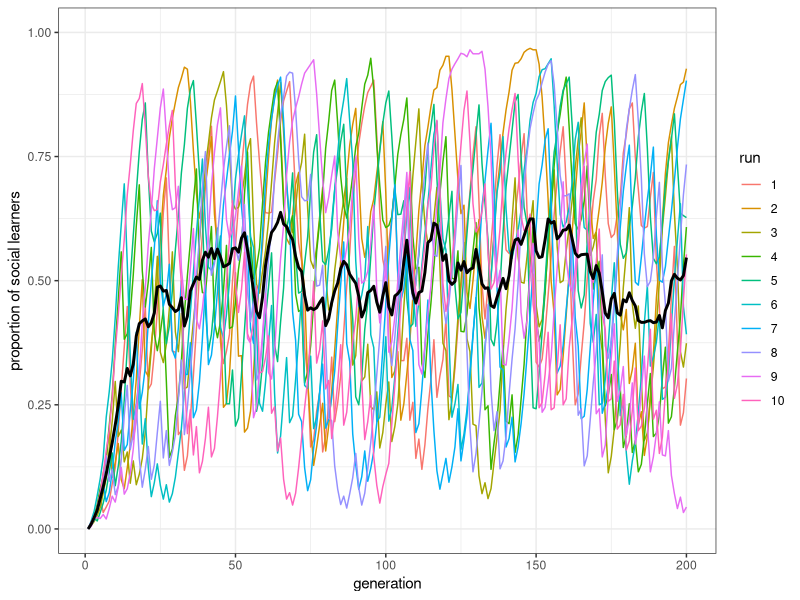
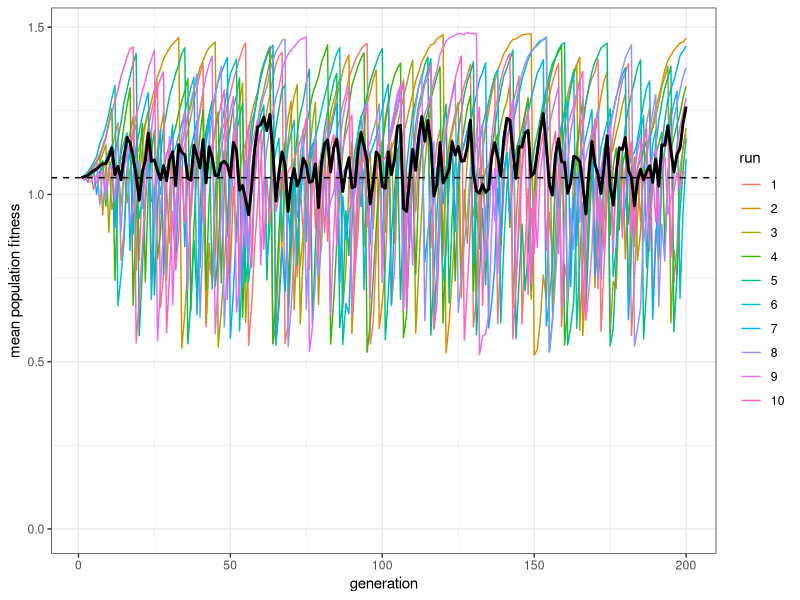
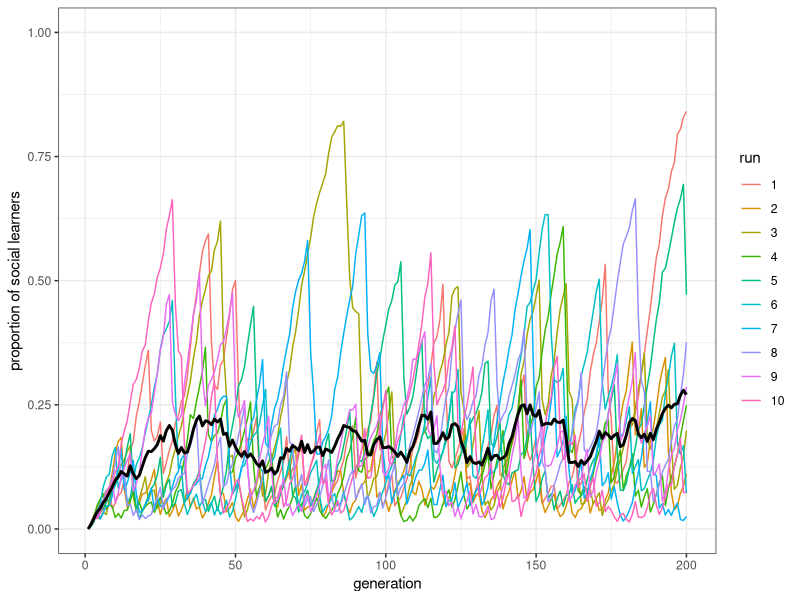
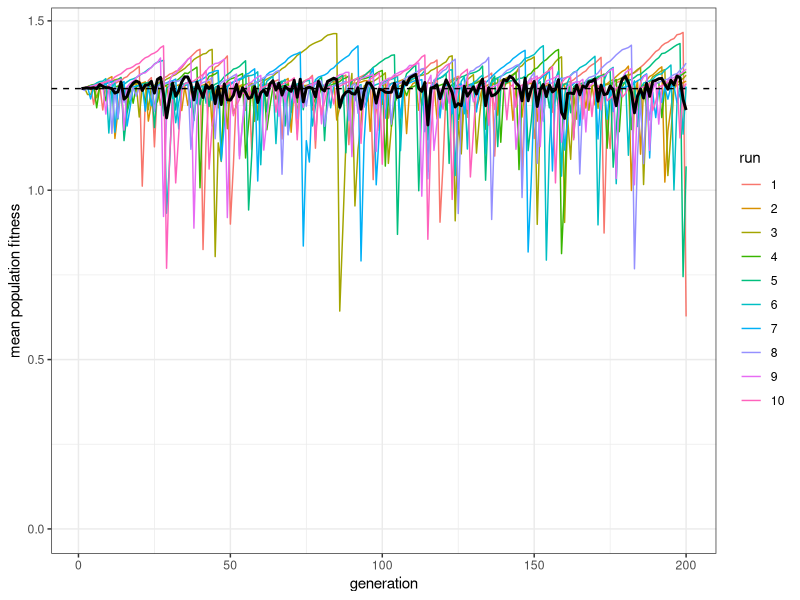
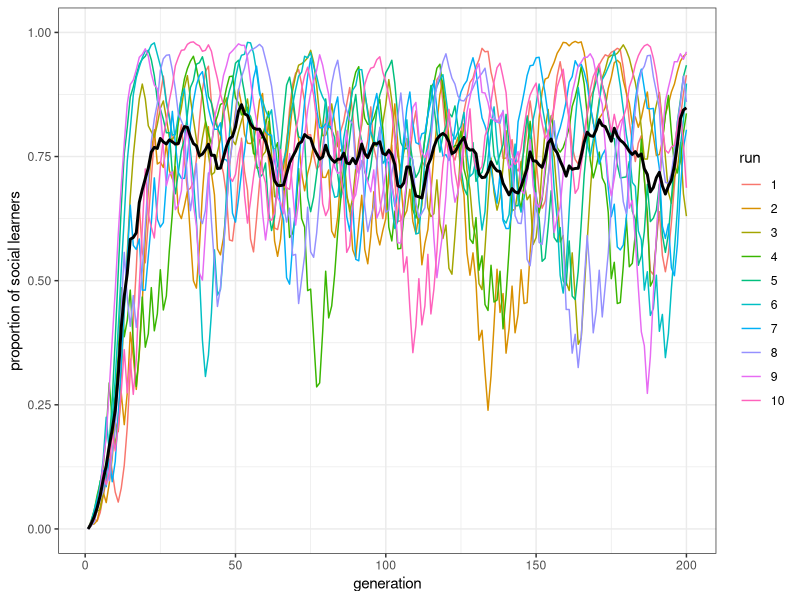
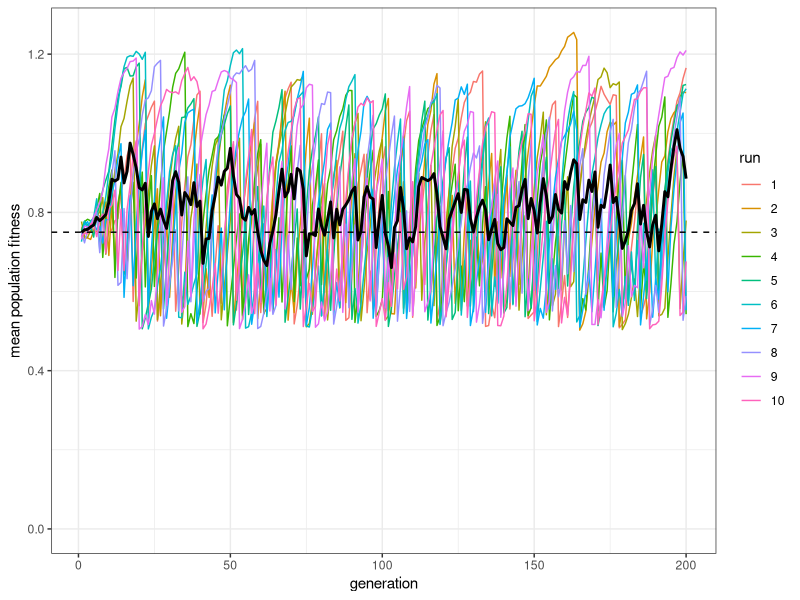
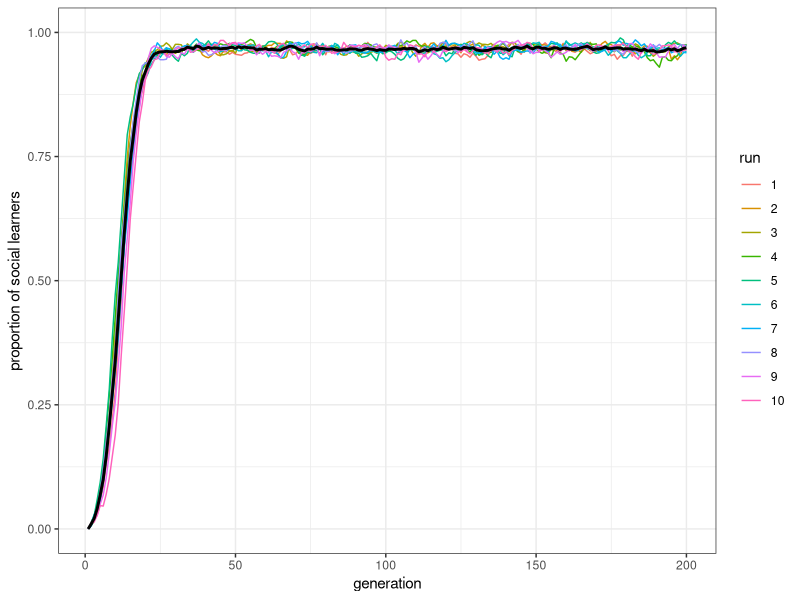
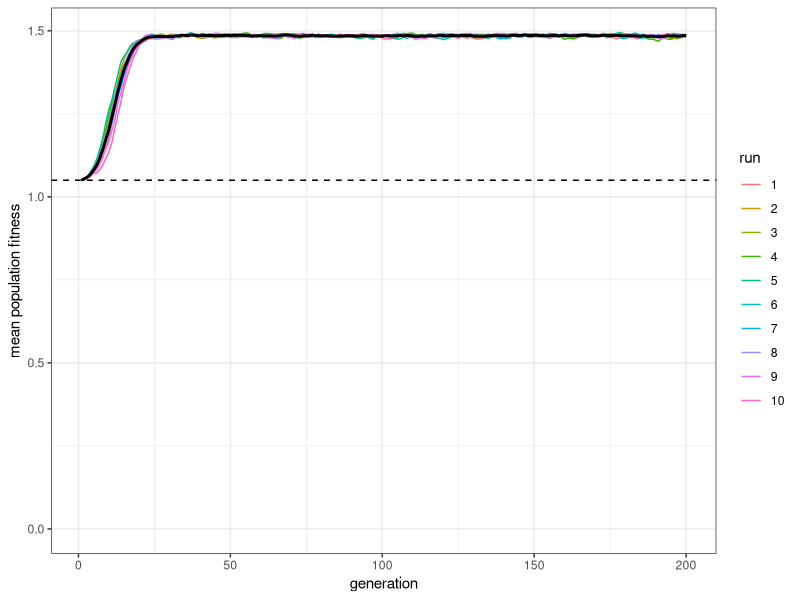

Write the R code that produced these figures, in order.
## ---- chunk 1
library(tidyverse)

N <- 100
r_max <- 1
t_max <- 10

# Create the output tibble
output <- tibble(generation = rep(1:t_max, r_max), 
                 run = as.factor(rep(1:r_max, each = t_max)), 
                 p.SL = as.numeric(rep(NA, t_max * r_max)), 
                 W = as.numeric(rep(NA, t_max * r_max)))

# Create the population tibble
population <- tibble(learning = rep("individual", N), 
                     behaviour = rep(NA, N), 
                     fitness = rep(NA, N))

# Initialise the environmental state to 0
E <- 0
## ---- chunk 2
if (sum(population$learning == "social") > 0) {
  population$behaviour[population$learning == "social"] <- 
    sample(previous_population$behaviour, sum(population$learning == "social"), replace = TRUE)
}
## ---- chunk 3
rogers_model <- function(N, t_max, r_max, w = 1, b = 0.5, c, s = 0, mu, p, u) {
  
  # Check parameters to avoid negative fitnesses
  if (b * (1 + c) > 1 || b * (1 + s) > 1) {
    stop("Invalid parameter values: ensure b*(1+c) < 1 and b*(1+s) < 1")
  }
  
  # Create output tibble
  output <- tibble(generation = rep(1:t_max, r_max), 
                   run = as.factor(rep(1:r_max, each = t_max)), 
                   p_SL = as.numeric(rep(NA, t_max * r_max)), 
                   W = as.numeric(rep(NA, t_max * r_max)))
  
  for (r in 1:r_max) {
    
    # Create a population of individuals
    population <- tibble(learning = rep("individual", N), 
                         behaviour = rep(NA, N), fitness = rep(NA, N))
    
    # Initialise the environment
    E <- 0
    
    for (t in 1:t_max) {
      
      # 1. Social learning
      if (sum(population$learning == "social") > 0) {
        population$behaviour[population$learning == "social"] <- 
          sample(previous_population$behaviour, sum(population$learning == "social"), replace = TRUE)
      }
      
      # 2. individual learning
      learn_correct <- sample(c(TRUE, FALSE), N, prob = c(p, 1 - p), replace = TRUE)
      population$behaviour[learn_correct & population$learning == "individual"] <- E
      population$behaviour[!learn_correct & population$learning == "individual"] <- E - 1
      
      # 3. Calculate fitnesses
      population$fitness <- w  
      
      population$fitness[population$behaviour == E] <- 
        population$fitness[population$behaviour == E] + b  
      
      population$fitness[population$behaviour != E] <- 
        population$fitness[population$behaviour != E] - b
      
      population$fitness[population$learning == "individual"] <- 
        population$fitness[population$learning == "individual"] - b*c  
      
      population$fitness[population$learning == "social"] <- 
        population$fitness[population$learning == "social"] - b*s 
      
      # 4. Store population characteristics in output
      output[output$generation == t & output$run == r, ]$p_SL <- 
        mean(population$learning == "social")
      output[output$generation == t & output$run == r, ]$W <- 
        mean(population$fitness)
      
      # 5. Reproduction
      previous_population <- population
      population$behaviour <- NA
      population$fitness <- NA
      
      if (sum(previous_population$learning == "individual") > 0) {
        fitness_IL <- sum(previous_population$fitness[previous_population$learning == "individual"]) / 
          sum(previous_population$fitness)
      } else {
        fitness_IL <- 0
      }
      produce_IL <- sample(c(TRUE, FALSE), N, 
                           prob = c(fitness_IL, 1 - fitness_IL), 
                           replace = TRUE)
      
      mutation <- sample(c(TRUE, FALSE), N, prob = c(mu, 1 - mu), replace = TRUE)
      
      population$learning[produce_IL & !mutation] <- "individual"  
      population$learning[!produce_IL & !mutation] <- "social"  
      population$learning[produce_IL & mutation] <- "social"  
      population$learning[!produce_IL & mutation] <- "individual"  
      
      # 6. Potential environmental change
      if (runif(1) < u) E <- E + 1
      
    }
  }
  # Export data from function
  output
}

## ---- chunk 4
data_model <- rogers_model(N = 1000, t_max = 200, r_max = 10, c = 0.9, mu = 0.01, p = 1, u = 0.2)
## ---- chunk 5
plot_multiple_runs_p_SL <- function(data_model) {
  ggplot(data = data_model, aes(y = p_SL, x = generation)) +
    geom_line(aes(colour = run)) +
    stat_summary(fun = mean, geom = "line", size = 1) +
    ylim(c(0, 1)) +
    theme_bw() +
    labs(y = "proportion of social learners")
}

plot_multiple_runs_p_SL(data_model)
## ---- chunk 6
plot_W <- function(data_model, w = 1, b = 0.5, c, p) {
  ggplot(data = data_model, aes(y = W, x = generation)) +
    geom_line(aes(color = run)) +
    stat_summary(fun = mean, geom = "line", size = 1) +
    geom_hline(yintercept = w + b * (2 * p - c - 1), linetype = 2) +
    ylim(c(0, NA)) +
    theme_bw() +
    labs(y = "mean population fitness")
}

plot_W(data_model, c = 0.9, p = 1)
## ---- chunk 7
data_model <- rogers_model(N = 1000, t_max = 200, r_max = 10, c = 0.4, mu = 0.01, p = 1, u = 0.2)
plot_multiple_runs_p_SL(data_model)
## ---- chunk 8
plot_W(data_model, c = 0.4, p = 1)
## ---- chunk 9
data_model <- rogers_model(N = 1000, t_max = 200, r_max = 10, c = 0.9, mu = 0.01, p = 0.7, u = 0.2)
plot_multiple_runs_p_SL(data_model)
## ---- chunk 10
plot_W(data_model, c = 0.9, p = 0.7)
## ---- chunk 11
data_model <- rogers_model(N = 1000, t_max = 200, r_max = 10, c = 0.9, mu = 0.01, p = 1, u = 0)
plot_multiple_runs_p_SL(data_model)
## ---- chunk 12
plot_W(data_model, c = 0.9, p = 1)
